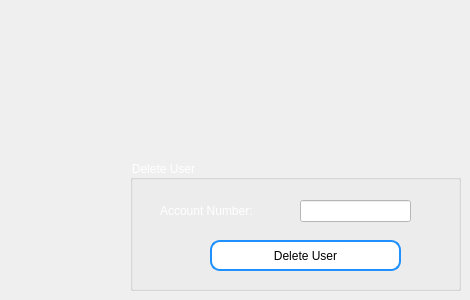
       <widget class="QWidget" name="page_9">
        <widget class="QGroupBox" name="groupBox_13">
         <property name="geometry">
          <rect>
           <x>130</x>
           <y>160</y>
           <width>331</width>
           <height>131</height>
          </rect>
         </property>
         <property name="styleSheet">
          <string notr="true">color: rgb(255, 255, 255);</string>
         </property>
         <property name="title">
          <string>Delete User</string>
         </property>
         <widget class="QPushButton" name="pbGet_DeleteUser">
          <property name="geometry">
           <rect>
            <x>80</x>
            <y>80</y>
            <width>191</width>
            <height>31</height>
           </rect>
          </property>
          <property name="styleSheet">
           <string notr="true">border-radius: 10px;  /* Adjust this value to control the curvature */
    border: 2px solid #1E90FF;  /* Border color: Dodger Blue */
background-color: rgb(255, 255, 255);
    padding: 5px;  /* Adjust padding as needed */
    font: 600 italic 12pt &quot;Segoe UI&quot;;  /* Font settings */
    color: rgb(0, 0, 0);  /* Text color */</string>
          </property>
          <property name="text">
           <string>Delete User</string>
          </property>
         </widget>
         <widget class="QLabel" name="label_31">
          <property name="geometry">
           <rect>
            <x>30</x>
            <y>40</y>
            <width>131</width>
            <height>21</height>
           </rect>
          </property>
          <property name="styleSheet">
           <string notr="true">color: rgb(255, 255, 255);
font: 600 italic 12pt &quot;Segoe UI&quot;;</string>
          </property>
          <property name="text">
           <string>Account Number:</string>
          </property>
         </widget>
         <widget class="QLineEdit" name="acc_numberLineEditDeleteUser">
          <property name="geometry">
           <rect>
            <x>170</x>
            <y>40</y>
            <width>111</width>
            <height>22</height>
           </rect>
          </property>
          <property name="styleSheet">
           <string notr="true">background-color: rgb(255, 255, 255);
font: 900 10pt &quot;Segoe UI&quot;;
color: rgb(0, 0, 0);</string>
          </property>
          <property name="text">
           <string/>
          </property>
         </widget>
        </widget>
       </widget>
